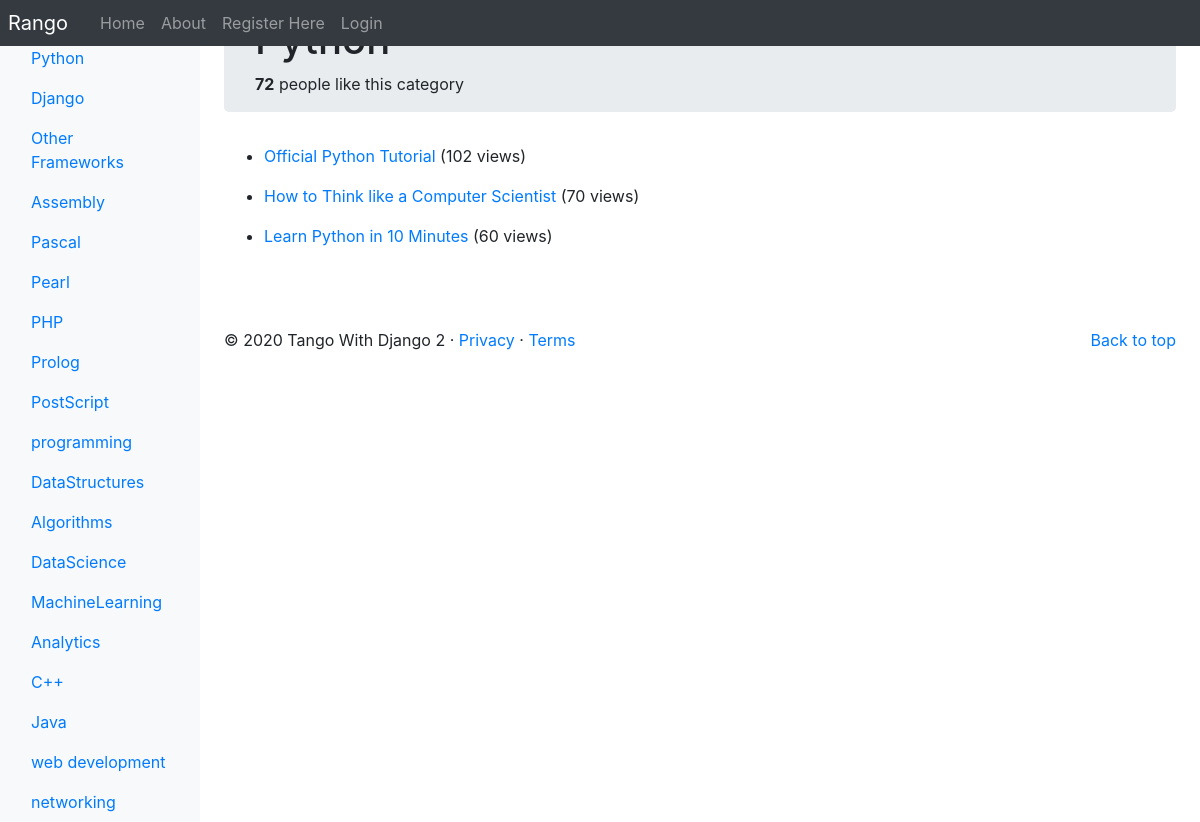
The page /category/python/ on the database its author committed.
### rango/models.py (models this page shows, shortened)
class Category(models.Model):
	name = models.CharField(max_length=128, unique=True)
	views = models.IntegerField(default=0)
	likes = models.IntegerField(default=0)
	slug = models.SlugField(unique=True)
	class Meta:
		verbose_name_plural = 'Categories'

class Page(models.Model):
	category = models.ForeignKey(Category, on_delete=models.CASCADE)
	title = models.CharField(max_length=128)
	url = models.URLField()
	views = models.IntegerField(default=0)

### rango/views.py (the view)
# urls.py: re_path(r'^category/(?P<category_name_slug>[\w\-]+)/$',views.show_category,name='show_category'),
def show_category(request, category_name_slug):
	context_dict = {}
	try:
		category = Category.objects.get(slug = category_name_slug)
		pages = Page.objects.filter(category = category).order_by('-views')
		context_dict['pages'] = pages
		context_dict['category'] = category
	except Category.DoesNotExist:
		context_dict['pages'] = None
		context_dict['category'] = None
	context_dict['query'] = category.name
	result_list = []
	if request.method == 'POST':
		query = request.POST['query'].strip()
		if query:
			result_list = run_query(query)
			context_dict['query'] = query
			context_dict['result_list'] = result_list
	return render(request,'rango/category.html',context=context_dict)

### rango/templatetags/rango_template_tags.py (called while the page is built)
@register.inclusion_tag('rango/categories.html')
def get_category_list(current_category=None):
	return {'categories': Category.objects.all(), 'current_category': current_category}

### templates/rango/category.html (shortened to what this page needs)
{% extends 'rango/base.html' %}
{% load staticfiles %}
{% block body_block %}
{% if category %}
<div class="jumbotron p-3">
	<div class="container">
		<h1 class="jumbotron-heading">{{ category.name }}</h1>
		<div>
			<strong id="like_count">{{ category.likes }}</strong> people like this category
		</div>
	</div>
</div>
<div id="pages">
	{% if pages %}
	<ul>
		{% for page in pages %}
		<li>
			<a href="{% url 'rango:goto' %}?page_id={{ page.id }}">{{ page.title }}</a>
			{% if page.views > 1 %}
			({{ page.views }} views)
			{% elif page.views == 1 %}
			({{ page.views }} view)
			{% endif %}
		</li>
		<div class="p-2"></div>
		{% endfor %}
	</ul>
	{% else %}
	<strong>No pages present!</strong>
	<div class="p-2"></div>
	{% endif %}
</div>
{% else %}
<div class="jumbotron p-3">
	<div class="container">
		<h1 class="jumbotron-heading">category doesnot exist</h1>
	</div>
</div>
{% endif %}
{% endblock %}

### templates/rango/base.html (shortened to what this page needs)
<!DOCTYPE html>
{% load staticfiles %}
{% load rango_template_tags %}
<html lang="en">
<head>
	<link href="https://getbootstrap.com/docs/4.2/dist/css/bootstrap.min.css"
	rel="stylesheet">
	<link href="https://getbootstrap.com/docs/4.2/examples/dashboard/dashboard.css"
	rel="stylesheet">
</head>
<body>
	<header>
		<nav class="navbar navbar-expand-md navbar-dark fixed-top bg-dark p-0">
			<a class="navbar-brand p-2" href="{% url 'rango:index' %}">Rango</a>
			<div class="collapse navbar-collapse" id="navbarCollapse">
				<ul class="navbar-nav mr-auto">
					<li class="nav-item">
						<a class="nav-link" href="{% url 'rango:index' %}">Home</a>
					</li>
					<li class="nav-item">
						<a class="nav-link" href="{% url 'rango:about' %}">About</a>
					</li>
					{% if user.is_authenticated %}
					<li class="nav-item">
						<a class="nav-link"
						href="{% url 'rango:add_category' %}">Add Category</a>
					</li>
					<li class="nav-item">
						<a class="nav-link" href="{% url 'rango:list_profiles' %}">List Profiles</a>
					</li>
					<li class="nav-item ">
						<a class="nav-link"
						href="{% url 'rango:restricted' %}">Restricted</a>
					</li>
					<li class="nav-item">
						<a class="nav-link" href="{% url 'rango:profile' user.username %}">Profile</a>
					</li>
					<li class="nav-item">
						<a class="nav-link"
						href="{% url 'auth_password_change' %}">Change Password</a>
					</li>
					<li class="nav-item">
						<a class="nav-link"
						href="{% url 'auth_logout' %}?next=/rango/">Logout</a>
					</li>
					{% else %}
					<li class="nav-item">
						<a class="nav-link"
						href="{% url 'registration_register' %}">Register Here</a>
					</li>
					<li class="nav-item ">
						<a class="nav-link"
						href="{% url 'auth_login' %}">Login</a>
					</li>
					{% endif %}
				</ul>
			</div>
		</nav>
	</header>
	<div class="container-fluid">
		<div class="row">
			<nav class="col-md-2 d-none d-md-block bg-light sidebar">
				<div class="sidebar-sticky">
					<div id="cats">
						{% block sidebar_block %}
						{% get_category_list category %}
						{% endblock %}
					</div>
				</div>
			</nav>
			<main role="main" class="col-md-9  ml-sm-auto col-lg-10 px-4">
				{% block body_block %}
				{% endblock %}
				<footer>
					<div class="p-4"></div>
					<p class="float-right"><a href="#">Back to top</a></p>
					<p>&copy; 2020 Tango With Django 2 &middot; <a href="#">Privacy</a> &middot;
						<a href="#">Terms</a></p>
					</footer>
				</main>
			</div>
		</div>
</body>
</html>

### templates/rango/categories.html (shortened to what this page needs)
<ul class="nav flex-column">
	{% if categories %}
	{% for c in categories %}
	{% if c == current_category %}
	<li class="nav-item">
		<a class="nav-link active" href="{% url 'show_category' c.slug %}">
			{{ c.name }}</a>
	</li>
	{% else %}
	<li class="nav-item">
		<a class="nav-link" href="{% url 'show_category' c.slug %}">
			{{ c.name }}</a>
	</li>
	{% endif %}
	{% endfor %}
	{% else %}
	<li class="nav-item">No categories Yet!</li>
	{% endif %}
</ul>

### rows shown on the page
Category: name "Python", likes "72"
Category: name "Django"
Category: name "Other Frameworks"
Category: name "Assembly"
Category: name "Pascal"
Category: name "Pearl"
Category: name "PHP"
Category: name "Prolog"
Category: name "PostScript"
Category: name "programming"
Category: name "DataStructures"
Category: name "Algorithms"
Category: name "DataScience"
Category: name "MachineLearning"
Category: name "Analytics"
Category: name "C++"
Category: name "Java"
Category: name "web development"
Category: name "networking"
Page: title "Official Python Tutorial", views "102"
Page: title "How to Think like a Computer Scientist", views "70"
Page: title "Learn Python in 10 Minutes", views "60"
